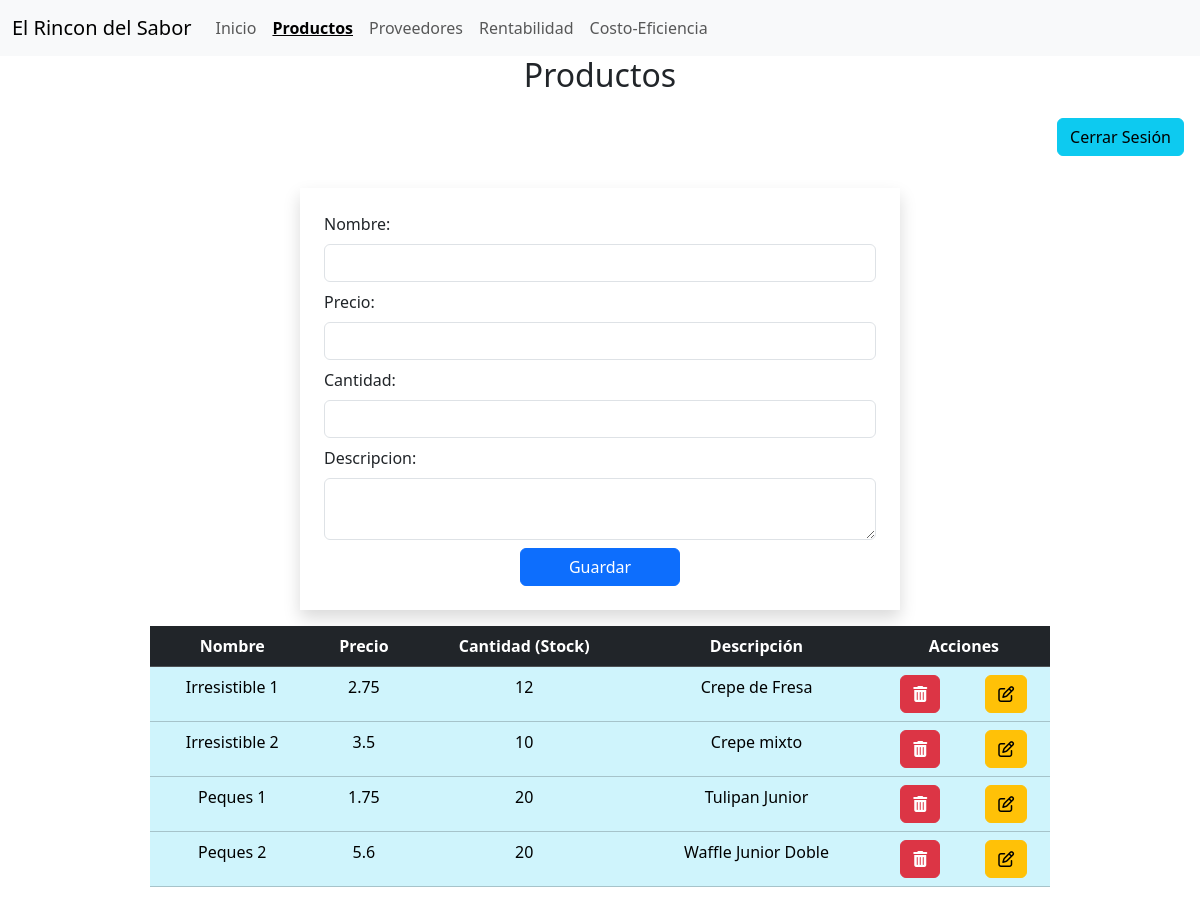
The app's page /productos (signed in), older data.
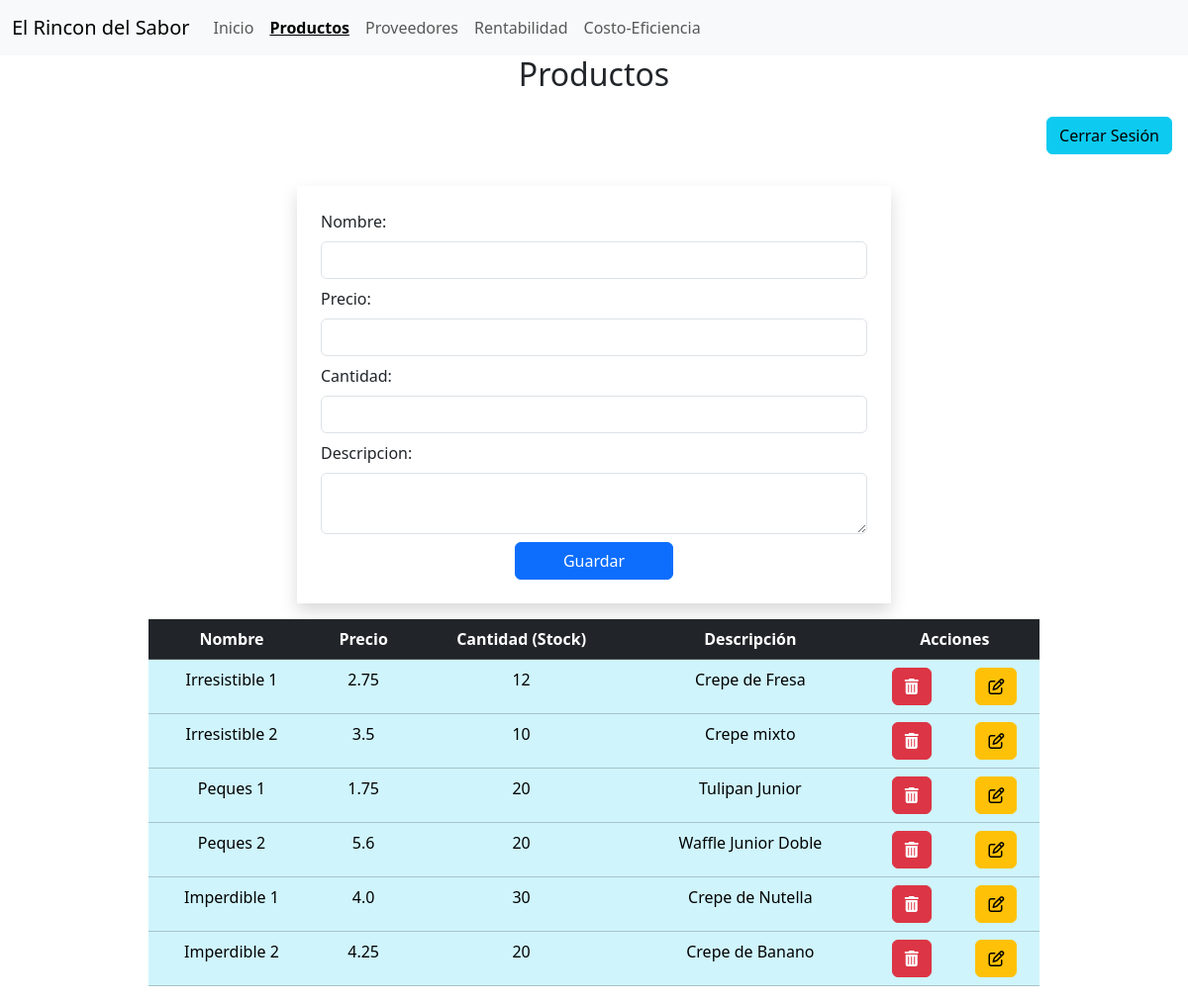
The same page, newer data.
### heladeria/models.py (models this page shows)
class Producto(models.Model):
    nombre = models.CharField(max_length=30)
    precio = models.FloatField()
    cantidad = models.IntegerField()
    descripcion = models.CharField(max_length=200)

### heladeria/views.py (the view)
# urls.py: path('productos', views.consultar, name='consultar'),
@login_required
def consultar(request):
    productos = Producto.objects.all()
    return render(request,"productos.html",{'productos' : productos})

### heladeria/templates/productos.html (shortened to what this page needs)
{% extends 'plantilla.html' %}
{% block content %}
        <h2 class="text-center"> Productos </h2>
        <div class="text-end">
            <a href="{% url 'salir' %}" class="btn btn-info m-3">Cerrar Sesión</a>
        </div>
        <form class="w-50 shadow mx-auto p-4 m-3" method="post"
        action="productos/guardar">
            Nombre: <input type="text" name="nombre" class="form-control my-2" required>
            Precio: <input type="float" name="precio" class="form-control my-2" required>
            Cantidad: <input type="number" name="cantidad" class="form-control my-2" required>
            Descripcion:
            <textarea class="form-control my-2" name="descripcion">
            </textarea>
            <div class="text-center">
                <input type="submit" value="Guardar" class="btn btn-primary px-5">
            </div>
        </form>
        <table class="table table-info w-75 mx-auto text-center">
            <tr class="table-dark">
                <th>Nombre</th>
                <th>Precio</th>
                <th>Cantidad (Stock)</th>
                <th>Descripción</th>
                <th colspan="2">
                    Acciones
                </th>
            </tr>
        {% for producto in productos %}
            <tr>
                <td>{{ producto.nombre }}</td>
                <td>{{ producto.precio }}</td>
                <td>{{ producto.cantidad }}</td>
                <td>{{ producto.descripcion }}</td>
                <td>
                    <form action="{% url 'eliminar' producto.id %}"
                    method="post">
                        <button class="btn btn-danger" onclick="return confirm('¿Estás seguro de eliminar este producto?')">
                            <i class="fa-solid fa-trash-can"></i>
                        </button>
                    </form>
                </td>
                <td>
                    <form action="{% url 'detalle' producto.id %}"
                    method="post">
                        <button class="btn btn-warning">
                            <i class="fa-regular fa-pen-to-square"></i>
                        </button>
                    </form>
                </td>
            </tr>
        {% endfor %}
        </table>
{% endblock %}

### heladeria/templates/plantilla.html (shortened to what this page needs)
<!DOCTYPE html>
<html lang="en">
<head>
    <link rel="stylesheet" type="text/css" href="https://cdn.jsdelivr.net/npm/bootstrap@5.3.3/dist/css/bootstrap.min.css">
    <link rel="stylesheet" href="https://cdnjs.cloudflare.com/ajax/libs/font-awesome/6.6.0/css/all.min.css"
 />
</head>
<body>
    <nav class="navbar navbar-expand-lg bg-body-tertiary">
        <div class="container-fluid">
          <a class="navbar-brand" href="#">El Rincon del Sabor</a>
          <div class="collapse navbar-collapse" id="navbarNav">
            <ul class="navbar-nav">
              <li class="nav-item">
                <a class="nav-link {% if request.resolver_match.url_name == 'inicio' %}active{% endif %}"
                   aria-current="page" href="{% url 'inicio' %}">Inicio</a>
              </li>
              <li class="nav-item">
                <a class="nav-link {% if request.resolver_match.url_name == 'consultar' %}active{% endif %}"
                   href="{% url 'consultar' %}">Productos</a>
              </li>
              <li class="nav-item">
                <a class="nav-link {% if request.resolver_match.url_name == 'consultarP' %}active{% endif %}"
                   href="{% url 'consultarP' %}">Proveedores</a>
              </li>
              <li class="nav-item">
                <a class="nav-link {% if request.resolver_match.url_name == 'consultarRentabilidad' %}active{% endif %}"
                   href="{% url 'consultarRentabilidad' %}">Rentabilidad</a>
              </li>
              <li class="nav-item">
                <a class="nav-link {% if request.resolver_match.url_name == 'consultarCostoEficiencia' %}active{% endif %}"
                   href="{% url 'consultarCostoEficiencia' %}">Costo-Eficiencia</a>
              </li>
            </ul>
          </div>
        </div>
      </nav>
      {% block content %}
      {% endblock %}
</body>
</html>

### heladeria/templates/plantilla.html (style rules this page uses)
.nav-link.active { font-weight: bold; text-decoration: underline; }

Row changes from the older to the newer data that the page shows:
added Producto: nombre "Imperdible 1", precio "4.0", cantidad "30", descripcion "Crepe de Nutella"
added Producto: nombre "Imperdible 2", precio "4.25", cantidad "20", descripcion "Crepe de Banano"
